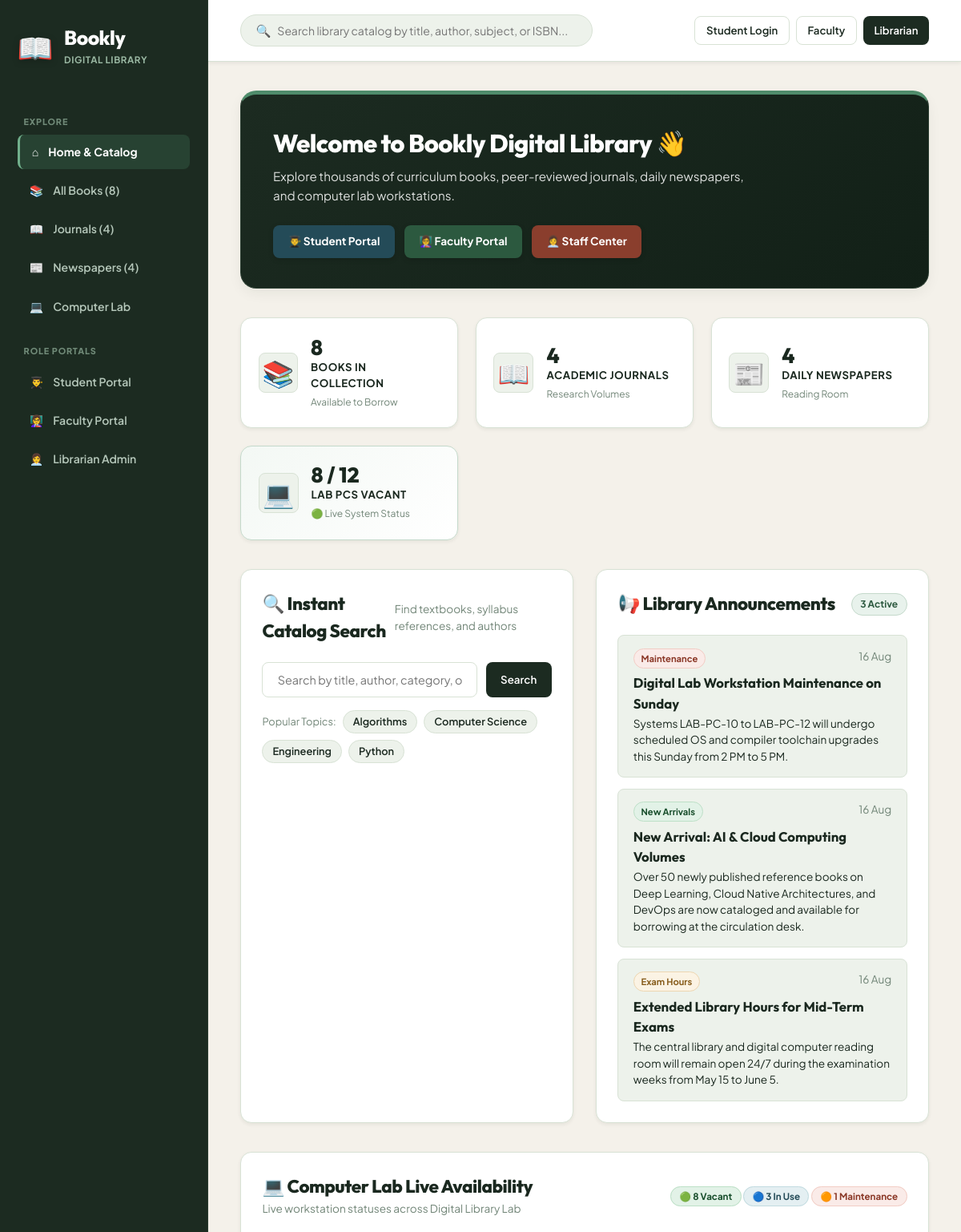
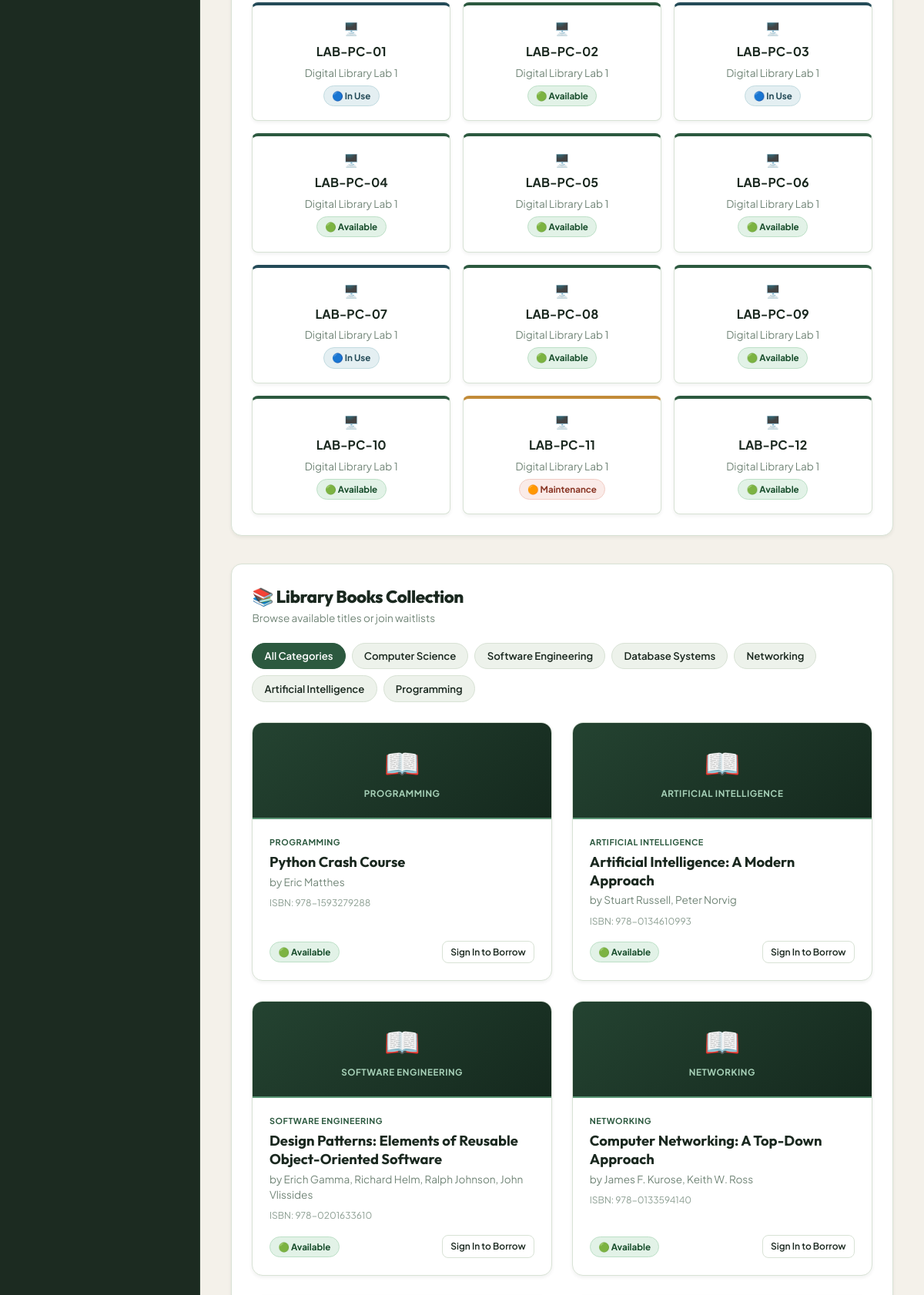
Page /catalog/ (upper part) on the committed database (2 pictures, top to bottom).
### library/models.py (models this page shows, shortened)
class Announcement(models.Model):
    CATEGORY_CHOICES = (
        ("general", "General"),
        ("exam", "Exam Hours"),
        ("new_arrivals", "New Arrivals"),
        ("maintenance", "Maintenance"),
        ("event", "Library Event"),
    )
    title = models.CharField(max_length=200)
    content = models.TextField()
    category = models.CharField(max_length=30, choices=CATEGORY_CHOICES, default="general")
    created_at = models.DateTimeField(auto_now_add=True)
    updated_at = models.DateTimeField(auto_now=True)
    author = models.ForeignKey(User, on_delete=models.SET_NULL, null=True, blank=True)
    is_active = models.BooleanField(default=True)
    class Meta:
        ordering = ["-created_at"]

class Computer(models.Model):
    STATUS_CHOICES = (
        ("working", "Working / Vacant"),
        ("in_use", "In Use"),
        ("maintenance", "Maintenance"),
    )
    system_number = models.CharField(max_length=50, unique=True)
    status = models.CharField(max_length=20, choices=STATUS_CHOICES, default="working")
    location = models.CharField(max_length=100, default="Computer Library")
    notes = models.CharField(max_length=255, blank=True, default="")
    updated_at = models.DateTimeField(auto_now=True, null=True, blank=True)

class Book(models.Model):
    title = models.CharField(max_length=200)
    author = models.CharField(max_length=200)
    category = models.CharField(max_length=100)
    isbn = models.CharField(max_length=20, unique=True)
    description = models.TextField(blank=True)
    available = models.BooleanField(default=True)
    created_at = models.DateTimeField(auto_now_add=True, null=True, blank=True)

### library/views.py (the view, shortened to what this page needs)
# urls.py: path("catalog/", views.catalog_view, name="catalog"),
def catalog_view(request):
    q = request.GET.get("q", "").strip()
    category = request.GET.get("category", "").strip()
    books = Book.objects.all().order_by("-id")
    if category:
        books = books.filter(category__iexact=category)
    journals = Journal.objects.all().order_by("-id")
    newspapers = Newspaper.objects.all().order_by("-id")
    computers = Computer.objects.all().order_by("system_number")
    announcements = Announcement.objects.filter(is_active=True)[:5]
    categories = Book.objects.values_list("category", flat=True).distinct()
    user_borrowed = []
    user_reservations = []
    current_visit = None
    return render(request, "index.html", {
        "books": books,
        "journals": journals,
        "newspapers": newspapers,
        "computers": computers,
        "announcements": announcements,
        "categories": categories,
        "search_query": q,
        "selected_category": category,
        "computer_total": computers.count(),
        "computer_working": computers.filter(status="working").count(),
        "computer_in_use": computers.filter(status="in_use").count(),
        "computer_maintenance": computers.filter(status="maintenance").count(),
        "user_borrowed": user_borrowed,
        "user_reservations": user_reservations,
        "current_visit": current_visit,
        "notifications_data": get_user_notifications_payload(request),
    })

### library/notifications_helper.py (called while the page is built, shortened)
def get_user_notifications_payload(request, limit=25):
    if not request.user.is_authenticated:
        broadcasts = Notification.objects.filter(user=None).order_by("-created_at")[:limit]
        items = []
        return {
            "unread_count": len(items),
            "notifications": items
        }

### templates/index.html (shortened to what this page needs)
{% load static %}
<!DOCTYPE html>
<html lang="en">
<head>
    <link rel="stylesheet" href="{% static 'css/original_dashboard.css' %}">
</head>
<body>
    <div class="app-layout">
        <aside class="sidebar">
            <div class="logo">
                <span class="logo-icon">📖</span>
                <div>
                    <h1>Bookly</h1>
                    <small>Digital Library</small>
                </div>
            </div>
            <p class="menu-label">EXPLORE</p>
            <a class="nav-item active" href="{% url 'catalog' %}">⌂ <span>Home & Catalog</span></a>
            <a class="nav-item" href="#books-section">📚 <span>All Books ({{ books|length }})</span></a>
            <a class="nav-item" href="#journals-section">📖 <span>Journals ({{ journals|length }})</span></a>
            <a class="nav-item" href="#newspapers-section">📰 <span>Newspapers ({{ newspapers|length }})</span></a>
            <a class="nav-item" href="#lab-section">💻 <span>Computer Lab</span></a>
            <p class="menu-label">ROLE PORTALS</p>
            <a class="nav-item student-nav-item" href="{% url 'student_login' %}">👨‍🎓 <span>Student Portal</span></a>
            <a class="nav-item faculty-nav-item" href="{% url 'faculty_login' %}">👩‍🏫 <span>Faculty Portal</span></a>
            <a class="nav-item librarian-nav-item" href="{% url 'librarian_login' %}">👩‍💼 <span>Librarian Admin</span></a>
        </aside>
        <main class="main-content">
            <header class="top-header">
                <form method="get" action="{% url 'catalog' %}#books-section" class="top-search-form">
                    <span class="search-symbol">🔍</span>
                    <input type="text" name="q" value="{{ search_query }}" placeholder="Search library catalog by title, author, subject, or ISBN..." class="header-search-input">
                </form>
                <div class="header-right">
                    {% if request.user.is_authenticated %}
                        <div class="user-profile-badge">
                            <span class="user-avatar">{{ request.user.username|first|upper }}</span>
                            <div>
                                <strong>{{ request.user.username }}</strong>
                                <small>{{ request.user.profile.role|title }}</small>
                            </div>
                        </div>
                    {% else %}
                        <div class="header-auth-buttons">
                            <a href="{% url 'student_login' %}" class="btn btn-sm btn-outline">Student Login</a>
                            <a href="{% url 'faculty_login' %}" class="btn btn-sm btn-outline">Faculty</a>
                            <a href="{% url 'librarian_login' %}" class="btn btn-sm btn-primary">Librarian</a>
                        </div>
                    {% endif %}
                </div>
            </header>
            <div class="content-scrollable">
                <div class="welcome-banner">
                    <div class="welcome-text">
                        <h2>Welcome to Bookly Digital Library 👋</h2>
                        <p>Explore thousands of curriculum books, peer-reviewed journals, daily newspapers, and computer lab workstations.</p>
                    </div>
                    <div class="role-quick-links">
                        <a href="{% url 'student_login' %}" class="role-badge-link student-badge-link">👨‍🎓 Student Portal</a>
                        <a href="{% url 'faculty_login' %}" class="role-badge-link faculty-badge-link">👩‍🏫 Faculty Portal</a>
                        <a href="{% url 'librarian_login' %}" class="role-badge-link librarian-badge-link">👩‍💼 Staff Center</a>
                    </div>
                </div>
                <div class="stats-cards-row">
                    <div class="stat-box">
                        <span class="stat-icon">📚</span>
                        <div>
                            <strong>{{ books|length }}</strong>
                            <p>Books in Collection</p>
                            <small>Available to Borrow</small>
                        </div>
                    </div>
                    <div class="stat-box">
                        <span class="stat-icon">📖</span>
                        <div>
                            <strong>{{ journals|length }}</strong>
                            <p>Academic Journals</p>
                            <small>Research Volumes</small>
                        </div>
                    </div>
                    <div class="stat-box">
                        <span class="stat-icon">📰</span>
                        <div>
                            <strong>{{ newspapers|length }}</strong>
                            <p>Daily Newspapers</p>
                            <small>Reading Room</small>
                        </div>
                    </div>
                    <div class="stat-box highlight-box">
                        <span class="stat-icon">💻</span>
                        <div>
                            <strong>{{ computer_working }} / {{ computer_total }}</strong>
                            <p>Lab PCs Vacant</p>
                            <small>🟢 Live System Status</small>
                        </div>
                    </div>
                </div>
                <div class="panels-two-cols">
                    <section class="panel quick-search-panel">
                        <div class="panel-header">
                            <h3>🔍 Instant Catalog Search</h3>
                            <p class="muted">Find textbooks, syllabus references, and authors</p>
                        </div>
                        <form method="get" action="{% url 'catalog' %}#books-section" class="instant-search-box">
                            <input type="text" name="q" value="{{ search_query }}" placeholder="Search by title, author, category, or ISBN...">
                            <button type="submit" class="btn btn-primary">Search</button>
                        </form>
                        <div class="popular-tags">
                            <span>Popular Topics:</span>
                            <a href="?q=Algorithms#books-section" class="pill-search">Algorithms</a>
                            <a href="?q=Computer#books-section" class="pill-search">Computer Science</a>
                            <a href="?q=Engineering#books-section" class="pill-search">Engineering</a>
                            <a href="?q=Python#books-section" class="pill-search">Python</a>
                        </div>
                    </section>
                    <section class="panel announcements-panel">
                        <div class="panel-header">
                            <h3>📢 Library Announcements</h3>
                            <span class="badge-count">{{ announcements|length }} Active</span>
                        </div>
                        <div class="announcements-list">
                            {% for ann in announcements %}
                                <div class="announcement-card-mini">
                                    <div class="ann-mini-top">
                                        <span class="ann-tag tag-{{ ann.category }}">{{ ann.get_category_display }}</span>
                                        <small class="muted">{{ ann.created_at|date:"d M" }}</small>
                                    </div>
                                    <strong>{{ ann.title }}</strong>
                                    <p>{{ ann.content }}</p>
                                </div>
                            {% empty %}
                                <p class="muted py-3">No announcements at this time.</p>
                            {% endfor %}
                        </div>
                    </section>
                </div>
                <section class="panel lab-section" id="lab-section">
                    <div class="panel-header">
                        <div>
                            <h3>💻 Computer Lab Live Availability</h3>
                            <p class="muted">Live workstation statuses across Digital Library Lab</p>
                        </div>
                        <div class="lab-live-summary">
                            <span class="status-badge status-good">🟢 {{ computer_working }} Vacant</span>
                            <span class="status-badge status-blue">🔵 {{ computer_in_use }} In Use</span>
                            <span class="status-badge status-bad">🟠 {{ computer_maintenance }} Maintenance</span>
                        </div>
                    </div>
                    <div class="lab-cards-container">
                        {% for pc in computers %}
                            <div class="lab-card-compact lab-card-{{ pc.status }}">
                                <span class="pc-icon">🖥️</span>
                                <strong>{{ pc.system_number }}</strong>
                                <small class="muted">{{ pc.location }}</small>
                                {% if pc.status == 'working' %}
                                    <span class="status-badge status-good">🟢 Available</span>
                                {% elif pc.status == 'in_use' %}
                                    <span class="status-badge status-blue">🔵 In Use</span>
                                {% else %}
                                    <span class="status-badge status-bad">🟠 Maintenance</span>
                                {% endif %}
                            </div>
                        {% empty %}
                            <p class="muted">No workstations configured.</p>
                        {% endfor %}
                    </div>
                </section>
                <section class="panel books-catalog-panel" id="books-section">
                    <div class="panel-header">
                        <div>
                            <h3>📚 Library Books Collection</h3>
                            <p class="muted">Browse available titles or join waitlists</p>
                        </div>
                    </div>
                    <div class="category-filters-bar">
                        <a href="{% url 'catalog' %}#books-section" class="cat-pill {% if not selected_category %}active{% endif %}">All Categories</a>
                        {% for cat in categories %}
                            {% if cat %}
                                <a href="?category={{ cat }}#books-section" class="cat-pill {% if selected_category == cat %}active{% endif %}">{{ cat }}</a>
                            {% endif %}
                        {% endfor %}
                    </div>
                    <div class="public-books-grid">
                        {% for book in books %}
                            <article class="public-book-card">
                                <div class="book-cover-placeholder">
                                    <span>📖</span>
                                    <span class="cover-cat">{{ book.category }}</span>
                                </div>
                                <div class="book-card-info">
                                    <span class="book-cat-tag">{{ book.category }}</span>
                                    <h4>{{ book.title }}</h4>
                                    <p class="author-name">by {{ book.author }}</p>
                                    <p class="isbn-label">ISBN: {{ book.isbn }}</p>
                                    <div class="book-status-row">
                                        {% if book.available %}
                                            <span class="status-badge status-good">🟢 Available</span>
                                            {% if request.user.is_authenticated %}
                                                <form method="post" action="{% url 'borrow_book' book.id %}">
                                                    {% csrf_token %}
                                                    <button type="submit" class="btn btn-xs btn-primary">Borrow</button>
                                                </form>
                                            {% else %}
                                                <a href="{% url 'student_login' %}" class="btn btn-xs btn-outline">Sign In to Borrow</a>
                                            {% endif %}
                                        {% endif %}
                                    </div>
                                </div>
                            </article>
                        {% empty %}
                            <div class="empty-state-box col-span-full">
                                <p>No books found matching your query.</p>
                                <a href="{% url 'home' %}#books-section" class="btn btn-sm btn-outline">View All Books</a>
                            </div>
                        {% endfor %}
                    </div>
                </section>
            </div>
        </main>
    </div>
</body>
</html>

### rows in the picture
Announcement: category "Maintenance", created_at "16 Aug", title "Digital Lab Workstation Maintenance on Sunday", content "Systems LAB-PC-10 to LAB-PC-12 will undergo scheduled OS and compiler toolchain upgrades this Sunday from 2 PM to 5 PM."
Announcement: category "New Arrivals", created_at "16 Aug", title "New Arrival: AI & Cloud Computing Volumes", content "Over 50 newly published reference books on Deep Learning, Cloud Native Architectures, and DevOps are now cataloged and available for borrowing at the circulation desk."
Announcement: category "Exam Hours", created_at "16 Aug", title "Extended Library Hours for Mid-Term Exams", content "The central library and digital computer reading room will remain open 24/7 during the examination weeks from May 15 to June 5."
Computer: system_number "LAB-PC-01", location "Digital Library Lab 1", status "🔵 In Use"
Computer: system_number "LAB-PC-02", location "Digital Library Lab 1", status "🟢 Available"
Computer: system_number "LAB-PC-03", location "Digital Library Lab 1", status "🔵 In Use"
Computer: system_number "LAB-PC-04", location "Digital Library Lab 1", status "🟢 Available"
Computer: system_number "LAB-PC-05", location "Digital Library Lab 1", status "🟢 Available"
Computer: system_number "LAB-PC-06", location "Digital Library Lab 1", status "🟢 Available"
Computer: system_number "LAB-PC-07", location "Digital Library Lab 1", status "🔵 In Use"
Computer: system_number "LAB-PC-08", location "Digital Library Lab 1", status "🟢 Available"
Computer: system_number "LAB-PC-09", location "Digital Library Lab 1", status "🟢 Available"
Computer: system_number "LAB-PC-10", location "Digital Library Lab 1", status "🟢 Available"
Computer: system_number "LAB-PC-11", location "Digital Library Lab 1", status "🟠 Maintenance"
Computer: system_number "LAB-PC-12", location "Digital Library Lab 1", status "🟢 Available"
Book: category "PROGRAMMING", title "Python Crash Course", author "Eric Matthes", isbn "978-1593279288", available "🟢 Available"
Book: category "ARTIFICIAL INTELLIGENCE", title "Artificial Intelligence: A Modern Approach", author "Stuart Russell, Peter Norvig", isbn "978-0134610993", available "🟢 Available"
Book: category "SOFTWARE ENGINEERING", title "Design Patterns: Elements of Reusable Object-Oriented Software", author "Erich Gamma, Richard Helm, Ralph Johnson, John Vlissides", isbn "978-0201633610", available "🟢 Available"
Book: category "NETWORKING", title "Computer Networking: A Top-Down Approach", author "James F. Kurose, Keith W. Ross", isbn "978-0133594140", available "🟢 Available"

### other values in the picture
{{ books|length }} "8"
{{ journals|length }} "4"
{{ newspapers|length }} "4"
{{ computer_working }} "8"
{{ computer_total }} "12"
{{ announcements|length }} "3"
{{ computer_in_use }} "3"
{{ computer_maintenance }} "1"
{{ cat }} "Computer Science" "Software Engineering" "Database Systems" "Networking" "Artificial Intelligence" "Programming"
